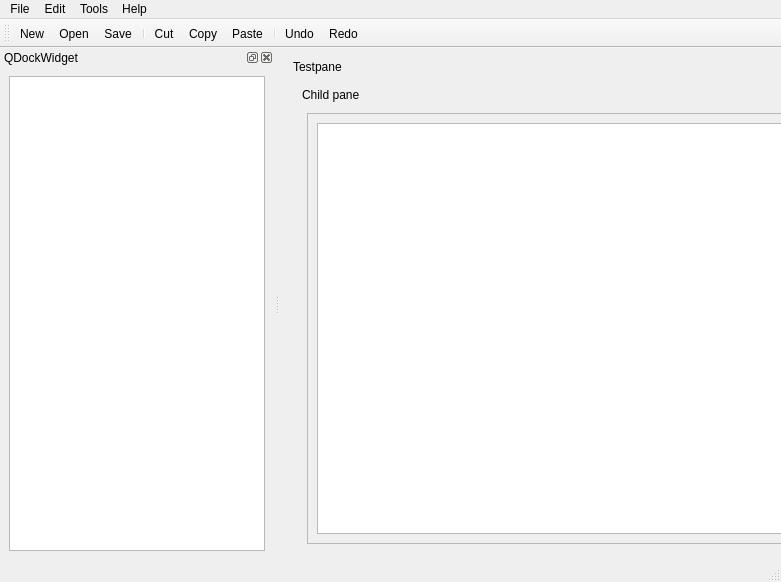
<ui version="4.0" >
 <class>MainWindow</class>
 <widget class="QMainWindow" name="MainWindow" >
  <property name="geometry" >
   <rect>
    <x>0</x>
    <y>0</y>
    <width>781</width>
    <height>582</height>
   </rect>
  </property>
  <property name="windowTitle" >
   <string>MainWindow</string>
  </property>
  <widget class="QWidget" name="centralwidget" >
   <widget class="FIFEDIT::FPane" name="dockWidget" >
    <property name="geometry" >
     <rect>
      <x>9</x>
      <y>9</y>
      <width>602</width>
      <height>505</height>
     </rect>
    </property>
    <property name="windowTitle" >
     <string>Testpane</string>
    </property>
    <widget class="QWidget" name="dockWidgetContents" >
     <layout class="QGridLayout" >
      <property name="margin" >
       <number>9</number>
      </property>
      <property name="spacing" >
       <number>6</number>
      </property>
      <item row="0" column="0" >
       <widget class="FIFEDIT::FPane" name="dockWidget_3" >
        <property name="windowTitle" >
         <string>Child pane</string>
        </property>
        <widget class="QWidget" name="dockWidgetContents_3" >
         <layout class="QVBoxLayout" >
          <property name="margin" >
           <number>9</number>
          </property>
          <property name="spacing" >
           <number>6</number>
          </property>
          <item>
           <widget class="QFrame" name="frame" >
            <property name="frameShape" >
             <enum>QFrame::StyledPanel</enum>
            </property>
            <property name="frameShadow" >
             <enum>QFrame::Raised</enum>
            </property>
            <layout class="QGridLayout" >
             <property name="margin" >
              <number>9</number>
             </property>
             <property name="spacing" >
              <number>6</number>
             </property>
             <item row="0" column="0" >
              <widget class="QTextEdit" name="textEdit_2" />
             </item>
            </layout>
           </widget>
          </item>
         </layout>
        </widget>
       </widget>
      </item>
     </layout>
    </widget>
   </widget>
  </widget>
  <widget class="QMenuBar" name="menubar" >
   <property name="geometry" >
    <rect>
     <x>0</x>
     <y>0</y>
     <width>781</width>
     <height>29</height>
    </rect>
   </property>
   <widget class="QMenu" name="menuFile" >
    <property name="title" >
     <string>File</string>
    </property>
    <addaction name="actionNew" />
    <addaction name="actionOpen" />
    <addaction name="actionSave" />
    <addaction name="actionSave_As" />
    <addaction name="separator" />
    <addaction name="actionExit" />
   </widget>
   <widget class="QMenu" name="menuHelp" >
    <property name="title" >
     <string>Help</string>
    </property>
    <addaction name="actionAbout" />
   </widget>
   <widget class="QMenu" name="menuTools" >
    <property name="title" >
     <string>Tools</string>
    </property>
   </widget>
   <widget class="QMenu" name="menuEdit" >
    <property name="title" >
     <string>Edit</string>
    </property>
    <addaction name="actionCut" />
    <addaction name="actionCopy" />
    <addaction name="actionPaste" />
    <addaction name="separator" />
    <addaction name="actionUndo" />
    <addaction name="actionRedo" />
   </widget>
   <addaction name="menuFile" />
   <addaction name="menuEdit" />
   <addaction name="menuTools" />
   <addaction name="menuHelp" />
  </widget>
  <widget class="QStatusBar" name="statusbar" />
  <widget class="QToolBar" name="toolBar" >
   <property name="windowTitle" >
    <string>Toolbar</string>
   </property>
   <property name="orientation" >
    <enum>Qt::Horizontal</enum>
   </property>
   <attribute name="toolBarArea" >
    <number>4</number>
   </attribute>
   <addaction name="actionNew" />
   <addaction name="actionOpen" />
   <addaction name="actionSave" />
   <addaction name="separator" />
   <addaction name="actionCut" />
   <addaction name="actionCopy" />
   <addaction name="actionPaste" />
   <addaction name="separator" />
   <addaction name="actionUndo" />
   <addaction name="actionRedo" />
  </widget>
  <widget class="QDockWidget" name="dockWidget_2" >
   <property name="windowTitle" >
    <string>QDockWidget</string>
   </property>
   <attribute name="dockWidgetArea" >
    <number>1</number>
   </attribute>
   <widget class="QWidget" name="dockWidgetContents_2" >
    <layout class="QGridLayout" >
     <property name="margin" >
      <number>9</number>
     </property>
     <property name="spacing" >
      <number>6</number>
     </property>
     <item row="0" column="0" >
      <widget class="QTextEdit" name="textEdit_3" />
     </item>
    </layout>
   </widget>
  </widget>
  <action name="actionNew" >
   <property name="icon" >
    <iconset/>
   </property>
   <property name="text" >
    <string>New</string>
   </property>
  </action>
  <action name="actionOpen" >
   <property name="icon" >
    <iconset/>
   </property>
   <property name="text" >
    <string>Open</string>
   </property>
  </action>
  <action name="actionSave" >
   <property name="icon" >
    <iconset/>
   </property>
   <property name="text" >
    <string>Save</string>
   </property>
  </action>
  <action name="actionSave_As" >
   <property name="icon" >
    <iconset/>
   </property>
   <property name="text" >
    <string>Save As...</string>
   </property>
  </action>
  <action name="actionExit" >
   <property name="text" >
    <string>Exit</string>
   </property>
  </action>
  <action name="actionCut" >
   <property name="icon" >
    <iconset/>
   </property>
   <property name="text" >
    <string>Cut</string>
   </property>
  </action>
  <action name="actionCopy" >
   <property name="icon" >
    <iconset/>
   </property>
   <property name="text" >
    <string>Copy</string>
   </property>
  </action>
  <action name="actionPaste" >
   <property name="icon" >
    <iconset/>
   </property>
   <property name="text" >
    <string>Paste</string>
   </property>
  </action>
  <action name="actionAbout" >
   <property name="text" >
    <string>About</string>
   </property>
  </action>
  <action name="actionUndo" >
   <property name="icon" >
    <iconset/>
   </property>
   <property name="text" >
    <string>Undo</string>
   </property>
  </action>
  <action name="actionRedo" >
   <property name="icon" >
    <iconset/>
   </property>
   <property name="text" >
    <string>Redo</string>
   </property>
  </action>
 </widget>
 <customwidgets>
  <customwidget>
   <class>FIFEDIT::FPane</class>
   <extends>QDockWidget</extends>
   <header>fpane.h</header>
   <container>1</container>
  </customwidget>
 </customwidgets>
 <resources/>
 <connections/>
</ui>
